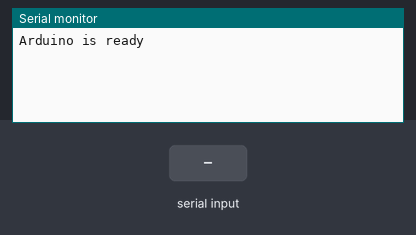
Simulated run of this sketch. Board: Arduino Uno, built with avr-gcc and run on an emulated ATmega328P. Parts: the last lines printed to the serial monitor. The inputs (shaded band) are chosen by the test bench.

Above: at 1.2 s.
1.3 s: "90,45\n" received over Serial
At 1.8 s:
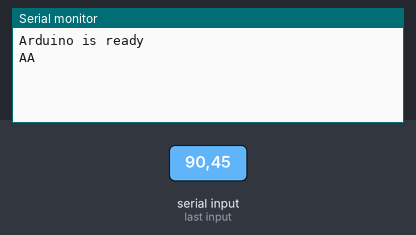
2.8 s: "5\n" received over Serial
At 4.0 s:
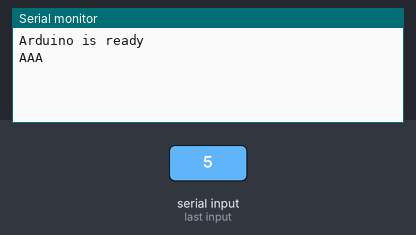

Measured:
- after the input at 1.3 s, the serial monitor: prints a new line at once (image 1)
- after the input at 2.8 s, the serial monitor: prints a new line at once (image 2)

The sketch:

receive_serial_ir.ino
```cpp
long rcv_msg;

void setup() {
  Serial.begin(2400) ;
  Serial.print("\nArduino is ready\n");
}

void loop() {
  rcv_msg = Serial.parseInt();
  if (rcv_msg != 0) {
    //Serial.println(rcv_msg);
    Serial.write('A');
  }
}
```
